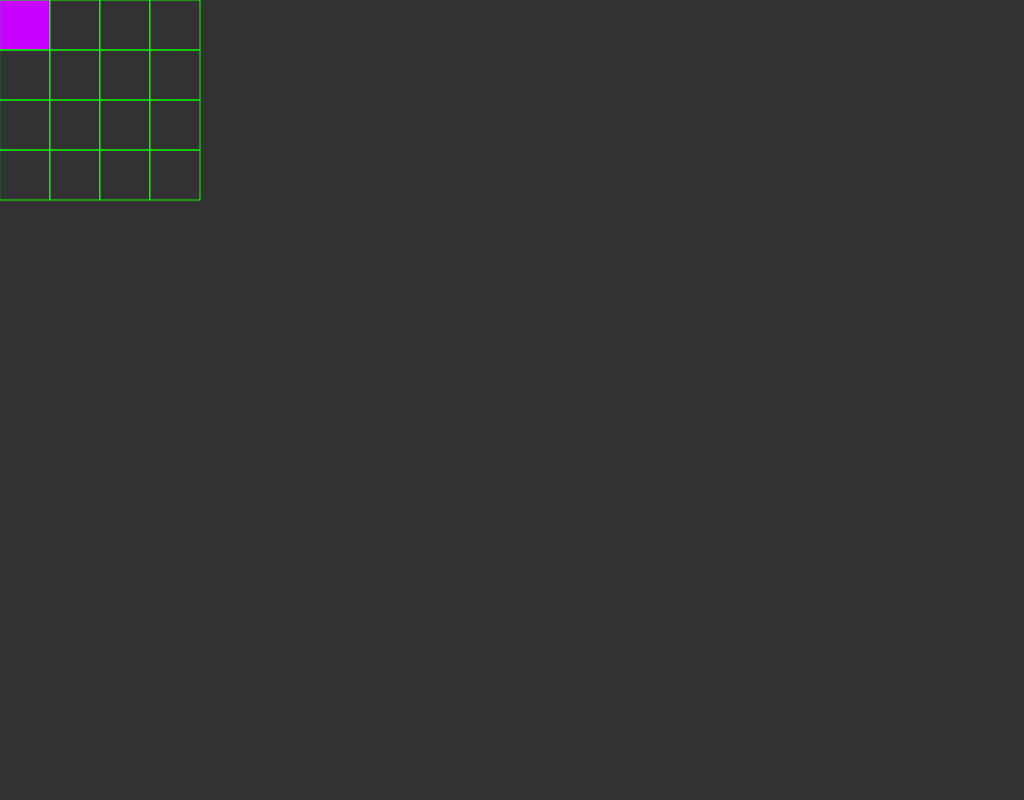
Frame 1 (no input)
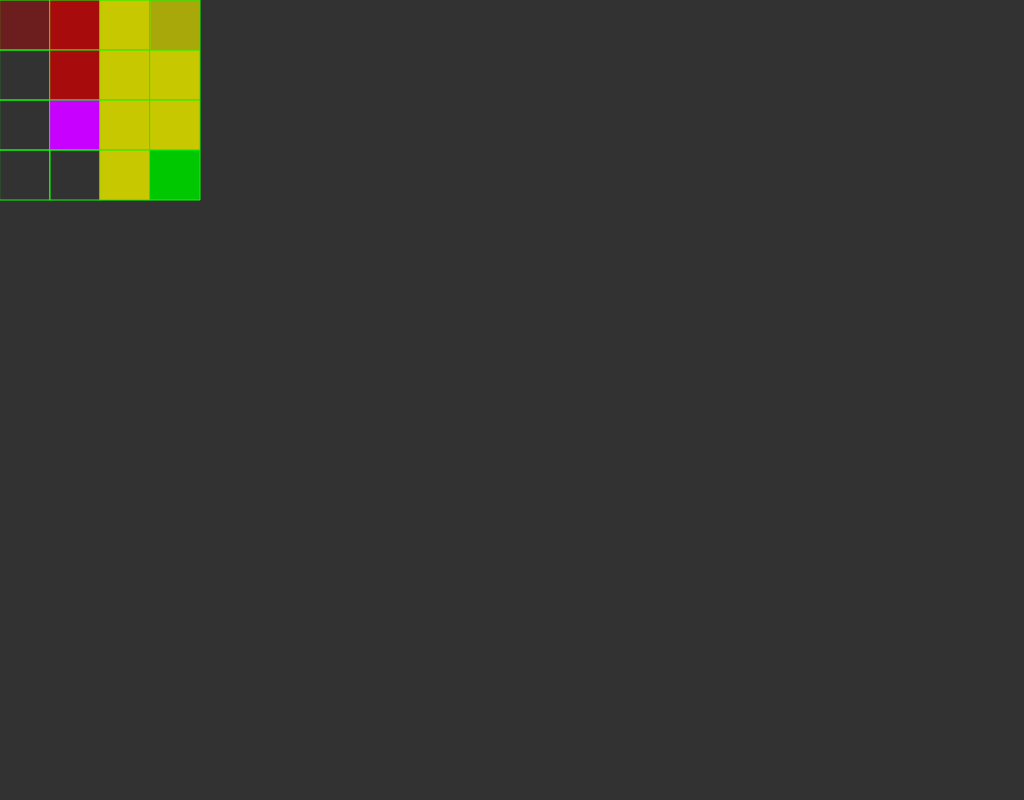
Frame 60 (no input)
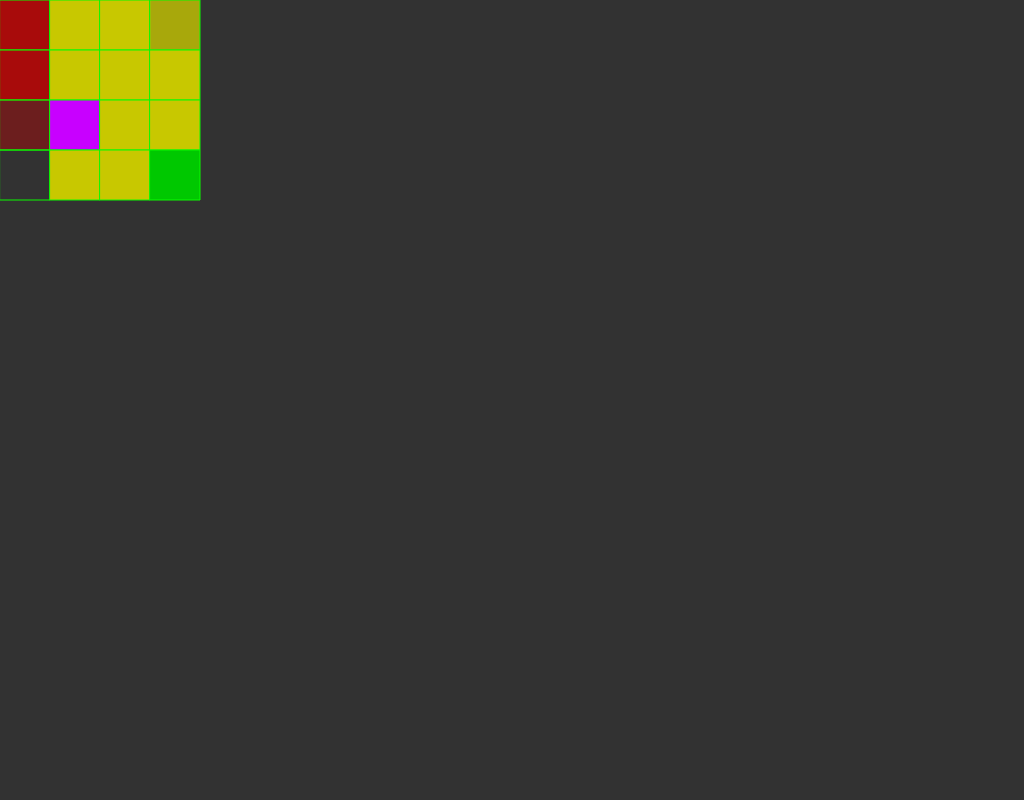
Frame 120 (the mouse pressed at the canvas centre since frame 60)

The p5.js sketch that drew these frames (run headless with seeded random() and noise() and a simulated clock; from frame 60 on, the mouse is pressed at the canvas centre):

// p5.js sketch
// ── sketch.js
var grids = [];
var grids_colors = []
var _rows = 4;
var _cols = 4;

var _width = 50;

var ordered = []

var isRunning = true


function sleep (time) {
  return new Promise((resolve) => setTimeout(resolve, time));
}

class Rectangle {
  constructor(x,y,w,h) {
    this.x = x;
    this.y = y;
    this.w = w;
    this.h = h;
  }

  contains(point) {
    return (point.x >= this.x -this.w &&
      point.x <= this.x + this.w &&
      point.y >= this.y - this.h &&
      point.y <= this.y + this.h);
  }

  intersects(range) {
    return !(range.x - range.w > this.x + this.w ||
      range.x + range.w < this.x - this.w ||
      range.y - range.h > this.y + this.h ||
      range.y + range.h < this.y - this.h);
  }

}


function fill_red(x, y) {
  let range = grids[y][x];
  ordered.push([range, 'r', x, y]);
}

function fill_green(x, y) {
  let range = grids[y][x];
  ordered.push([range, 'g', x, y]);
}


function dfs(x, y) {
  
  if (y+1 < _rows) {
    fill_red(x, y)
    dfs(x, y+1)
  }

  if (x+1 < _cols) {
    fill_red(x, y)
    dfs(x+1, y)
  }

  fill_green(x, y)
}

function setup() {
  createCanvas(1024,800);
  // frameRate(1);

  console.log(_rows, _cols)

  for (let i=0;i<_rows;i++) {
    var rows = [];
    var colors = [];
    for (let j=0;j<_cols;j++) {
      rows.push(new Rectangle(i*_width,j*_width,_width,_width));
      colors.push([0,0,0,0])
    }
    grids_colors.push(colors)
    grids.push(rows);
  }
  dfs(0, 0)
  ordered.reverse()
  console.log(ordered)
}

function draw() {
  count = 0;
  background(50);

  stroke(10,250,0);

  let currentx = 0;
  let currenty = 0;
  let currentc = 'r';

  if (ordered.length > 0) {
    let data = ordered.pop()
    currentx = data[2]
    currenty = data[3]
    if (data[1] === 'r') {
      currentc = 'r'
      var c = grids_colors[currenty][currentx];
      c[3] += 100
      c[0] = 200
    } else if (data[1] === 'g') {
      currentc = 'g'
      var c = grids_colors[currenty][currentx];
      c[3] += 100
      c[1] = 200
    }
  }
  for (var i=0;i<_rows;i++) {
    for (var j=0;j<_cols;j++) {
      let range = grids[i][j];
      if (currentx === j && currenty === i) {
        if (currentc === 'r') {
          fill(200, 0, 255)
        } else {
          fill(0, 200, 255)
        }
      } else {
        fill(grids_colors[i][j])
      }
      rect(range.x, range.y, range.w, range.h);
    }
  }

}
